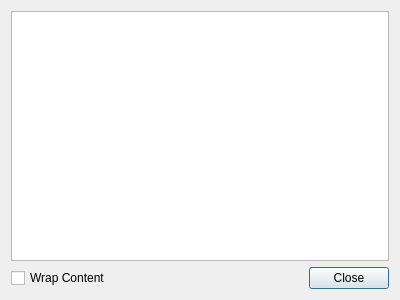
<?xml version="1.0" encoding="UTF-8"?>
<ui version="4.0">
 <class>CrashDialog</class>
 <widget class="QDialog" name="CrashDialog">
  <property name="geometry">
   <rect>
    <x>0</x>
    <y>0</y>
    <width>400</width>
    <height>300</height>
   </rect>
  </property>
  <property name="windowTitle">
   <string>Engine Crashed</string>
  </property>
  <layout class="QVBoxLayout" name="verticalLayout">
   <item>
    <widget class="QTextBrowser" name="textBrowser">
     <property name="font">
      <font>
       <family>Monospace</family>
      </font>
     </property>
     <property name="lineWrapMode">
      <enum>QTextEdit::NoWrap</enum>
     </property>
    </widget>
   </item>
   <item>
    <layout class="QHBoxLayout" name="horizontalLayout">
     <item>
      <widget class="QCheckBox" name="checkBox">
       <property name="text">
        <string>Wrap Content</string>
       </property>
      </widget>
     </item>
     <item>
      <widget class="QDialogButtonBox" name="buttonBox">
       <property name="orientation">
        <enum>Qt::Horizontal</enum>
       </property>
       <property name="standardButtons">
        <set>QDialogButtonBox::Close</set>
       </property>
      </widget>
     </item>
    </layout>
   </item>
  </layout>
 </widget>
 <resources/>
 <connections>
  <connection>
   <sender>buttonBox</sender>
   <signal>rejected()</signal>
   <receiver>CrashDialog</receiver>
   <slot>reject()</slot>
   <hints>
    <hint type="sourcelabel">
     <x>389</x>
     <y>289</y>
    </hint>
    <hint type="destinationlabel">
     <x>286</x>
     <y>274</y>
    </hint>
   </hints>
  </connection>
  <connection>
   <sender>buttonBox</sender>
   <signal>accepted()</signal>
   <receiver>CrashDialog</receiver>
   <slot>accept()</slot>
   <hints>
    <hint type="sourcelabel">
     <x>389</x>
     <y>289</y>
    </hint>
    <hint type="destinationlabel">
     <x>157</x>
     <y>274</y>
    </hint>
   </hints>
  </connection>
  <connection>
   <sender>checkBox</sender>
   <signal>toggled(bool)</signal>
   <receiver>CrashDialog</receiver>
   <slot>setWrapError(bool)</slot>
   <hints>
    <hint type="sourcelabel">
     <x>75</x>
     <y>277</y>
    </hint>
    <hint type="destinationlabel">
     <x>51</x>
     <y>297</y>
    </hint>
   </hints>
  </connection>
 </connections>
 <slots>
  <slot>setWrapError(bool)</slot>
 </slots>
</ui>
